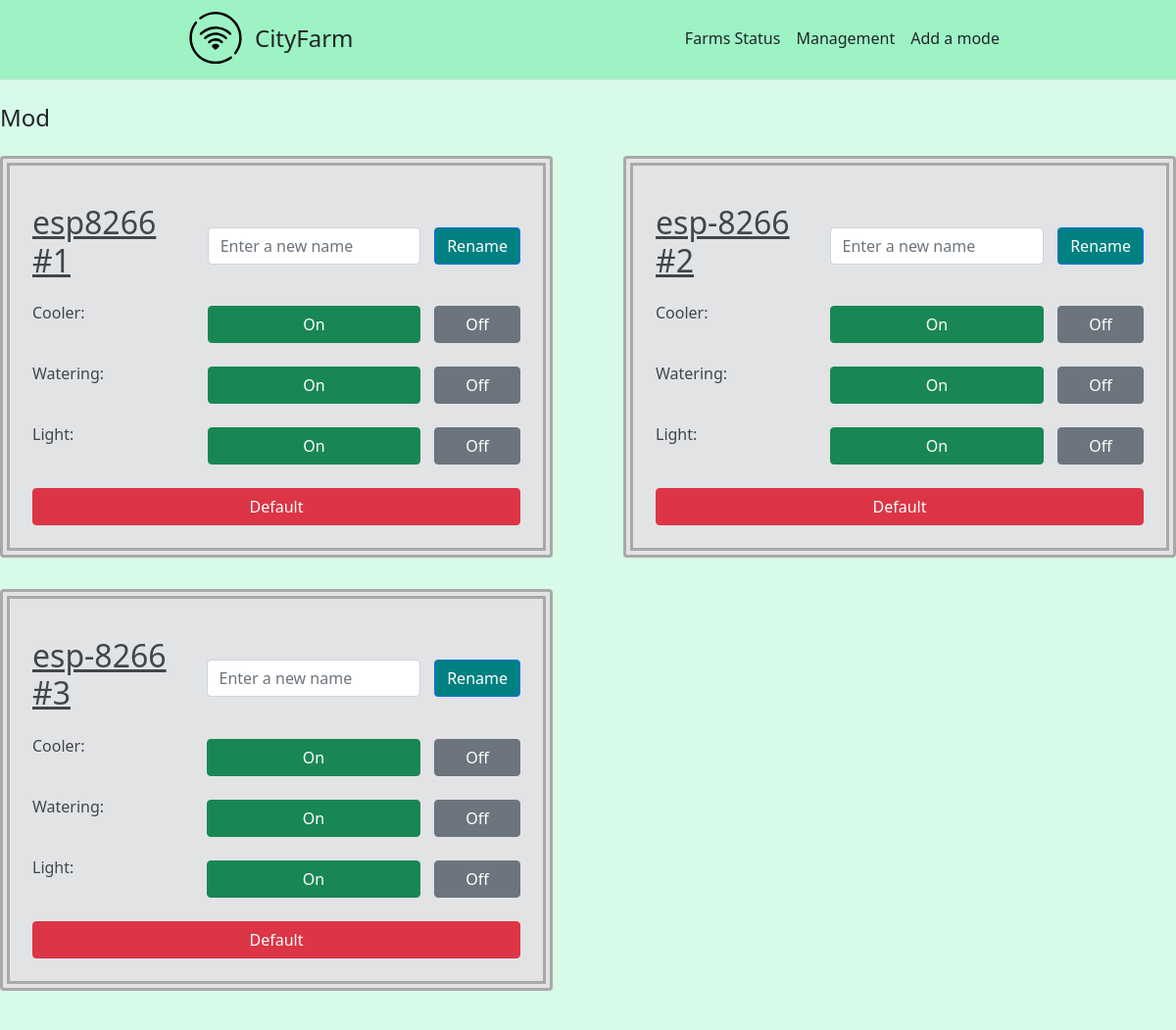
/ArinaBeLike, run on an earlier commit of the app's database.
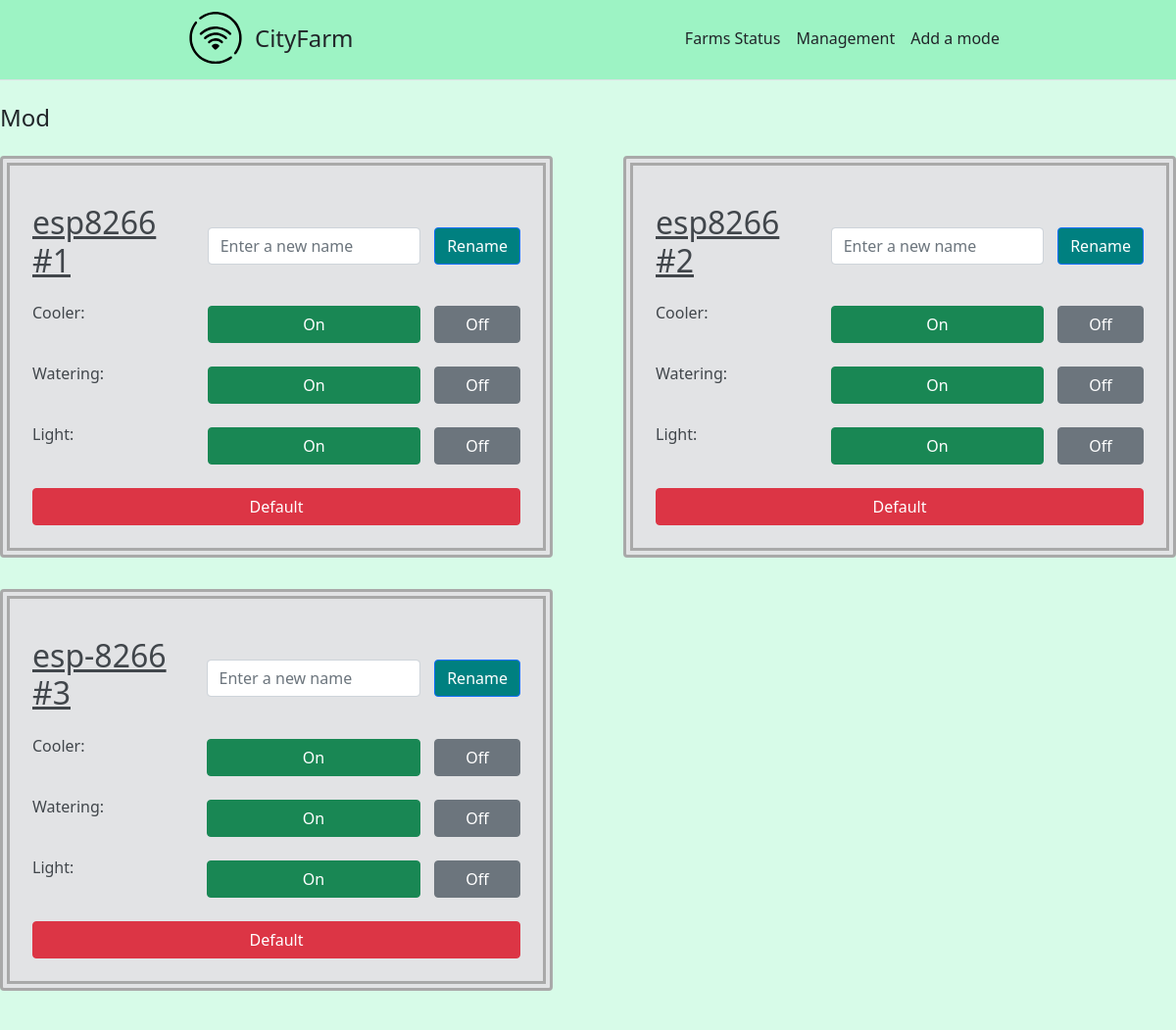
And on a later commit of the database.
### main/models.py (models this page shows, shortened)
class Status(models.Model):
    FarmName = models.CharField('Farm name:', max_length=50)
    MacAddress = models.CharField('Mac Address:', max_length=17)
    Temperature = models.IntegerField('Temperature:')
    Humidity = models.IntegerField('Humidity:')
    Light = models.IntegerField('Light:')
    TimeTarget = models.DateTimeField('Time Target:')
    TimeLeft = models.CharField('Time Left:', max_length=50)
    GrowthProcess = models.IntegerField('Growth Process:')
    CheckLine = models.BooleanField('Online:', default=False)
    TimeDelta = models.DateTimeField('TimePass:',  auto_now=False)
    Mode = models.CharField('Mode:', max_length=50)
    Working = models.BooleanField('Working:', default=False)

### main/views.py (the view)
# urls.py: path('ArinaBeLike', views.ArinaBeLike, name='ArinaBeLike')
def ArinaBeLike(request):
    statuses = Status.objects.all()
    contex = {
        "statuses": statuses,
    }
    return render(request, "main/ArinaBeLike.html", contex)

### main/templates/main/ArinaBeLike.html (shortened to what this page needs)
{% extends 'main/base.html' %}
{% block content %}
<h4>
    Mod
</h4>
<div class="wrapper">
    {% if statuses %}
        {% for el in statuses %}
            <div class="alert alert-secondary mt-3" style="width: 47%; border: 10px double DarkGray">
                <form method="post">
                    <table cellspacing="0" cellpadding="7" style="width:100%">
                        <tr>
                            <td>
                                <h2 style="text-decoration-line: underline; text-decoration-style: solid">{{ el.FarmName }}</h2>
                            </td>
                            <td>
                                <input type="text" class="form-control" style="width:100%" name="ChangeName{{ el.id }}" placeholder="Enter a new name">
                            </td>
                            <td>
                                <input type="submit" class="btn btn-primary" name="NameSend{{ el.id }}" value="Rename" style="width:100%; background:Teal">
                            </td>
                        </tr>
                        <tr>
                            <p style="font-size: 24px">
                                <td style="vertical-align: top">
                                    Cooler: &nbsp;
                                </td>
                                <td>
                                    <input type="submit" class="btn btn-success" name="CoolerOn{{ el.id }}" value="On" style="width:100%; margin-bottom: 5px; margin-top: 5px">
                                </td>
                                <td>
                                    <input type="submit" class="btn btn-secondary" name="CoolerOff{{ el.id }}" value="Off" style="width:100%; margin-bottom: 5px; margin-top: 5px">
                                </td>
                            </p>
                        </tr>
                        <tr>
                            <p style="font-size: 24px;">
                                    <td style="vertical-align: top">
                                        Watering: &nbsp;
                                    </td>
                                    <td>
                                        <input type="submit" class="btn btn-success" name="WateringOn{{ el.id }}" value="On" style="width:100%; margin-bottom: 5px; margin-top: 5px">
                                    </td>
                                    <td>
                                        <input type="submit" class="btn btn-secondary" name="WateringOff{{ el.id }}" value="Off" style="width:100%; margin-bottom: 5px; margin-top: 5px">
                                    </td>
                                </p>
                        </tr>
                        <tr>
                            <p style="font-size: 24px">
                                <td style="vertical-align: top">
                                    Light: &nbsp;
                                </td>
                                <td>
                                    <input type="submit" class="btn btn-success" name="LightOn{{ el.id }}" value="On" style="width:100%; margin-bottom: 5px; margin-top: 5px" id="45">
                                </td>
                                <td>
                                    <input type="submit" class="btn btn-secondary" name="LightOff{{ el.id }}" value="Off" style="width:100%; margin-bottom: 5px; margin-top: 5px">
                                </td>
                            </p>
                        </tr>
                        <tr>
                            <td colspan="3">
                                <input type="submit" class="btn btn-danger" name="Default{{ el.id }}" value="Default" style="width:100%; margin-top: 5px">
                            </td>
                        </tr>
                    </table>
                </form>
            </div>
        {% endfor %}
    {% else %}
        <br><h3 style="text-align:center">You don't have any cells :(</h3>
    {% endif %}
</div>
{% endblock %}

### main/templates/main/base.html (shortened to what this page needs)
{% load static %}
<!DOCTYPE html>
<html lang="en">
<head>
    <link href="{% static 'main/cssfile.css' %}" rel="stylesheet">
</head>
<body style="background-color:#D7FBE8; background-size:cover">
    <div class="">
        <div class="d-flex flex-column flex-md-row align-items-center pb-3 mb-4 border-bottom cont" style="background-color:#9DF3C4; padding-top:12px; width:100%;">
            <a href="/" class="d-flex align-items-center text-dark text-decoration-none">
                <span class="fs-4" href="{% url 'home' %}"><ya-tr-span data-index="0-0" data-translated="true" data-source-lang="en" data-target-lang="ru" data-value="CityFarm" data-translation="CityFarm" data-type="trSpan" data-selected="false">CityFarm</ya-tr-span></span>
            </a>
            <nav class="d-inline-flex mt-2 mt-md-0 ms-md-auto">
                <a class="me-3 py-2 text-dark text-decoration-none" href="{% url 'home' %}"><ya-tr-span data-index="2-0" data-translated="true" data-source-lang="en" data-target-lang="ru" data-value="Farms Status" data-translation="Статус ферм" data-type="trSpan">Farms Status</ya-tr-span></a>
                <a class="me-3 py-2 text-dark text-decoration-none" href="{% url 'management' %}"><ya-tr-span data-index="3-0" data-translated="true" data-source-lang="en" data-target-lang="ru" data-value="Management" data-translation="Управление" data-type="trSpan">Management</ya-tr-span></a>
                <a class="py-2 text-dark text-decoration-none" href="{% url 'mode' %}"><ya-tr-span data-index="4-0" data-translated="true" data-source-lang="en" data-target-lang="ru" data-value="Add a mode" data-translation="Добавить режим" data-type="trSpan">Add a mode</ya-tr-span></a>
            </nav>
       </div>
        {% block content %}{% endblock %}
    </div>
</body>
</html>

### main/templates/main/base.html (style rules this page uses)
.wrapper { position: relative; display: block; width: 100%; box-sizing: border-box; text-align: justify; }
.wrapper:after { position: relative; display: inline-block; width: 100%; height: auto; box-sizing: border-box; vertical-align: top; content: ''; }
.wrapper>div { position: relative; display: inline-block; width: 25%; height: auto; box-sizing: border-box; text-align: left; vertical-align: top; }
.cont { padding-right:15%; padding-left:15%; }

What changed in the data, as far as the page shows it:
changed Status: FarmName "esp-8266 #2" → "esp8266 #2"
